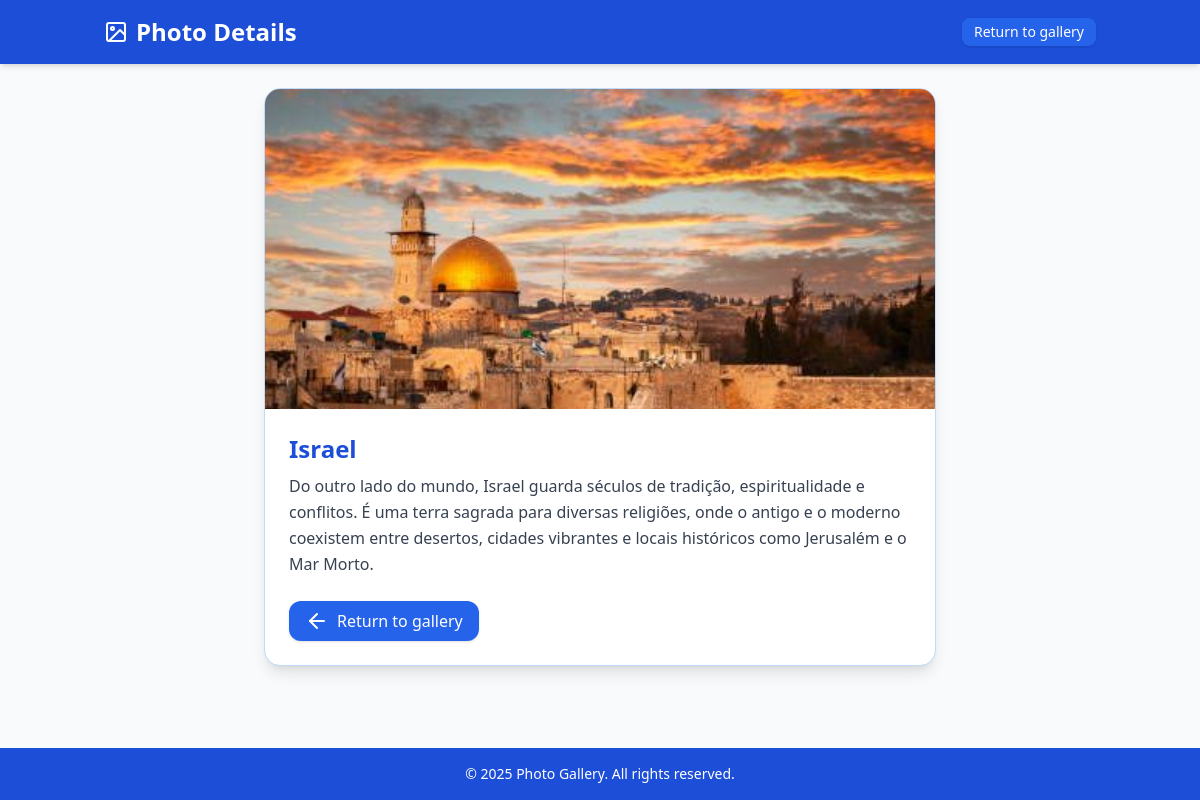
/galeria/3/, run on the app's committed database.
### galeria/models.py (models this page shows, shortened)
class Photo(models.Model):
    title = models.CharField(max_length=200)
    description = models.TextField()
    image = models.ImageField(upload_to='photos/', blank=True, null=True)
    class Meta():
        verbose_name_plural = "Fotos"

### galeria/views.py (the view)
# urls.py: path('<int:pk>/', views.photo_detail, name='photo_detail'),
def photo_detail(request, pk):
    photo = get_object_or_404(Photo, pk=pk)
    return render(request, 'galeria/photo_detail.html', {'photo': photo})

### galeria/templates/galeria/photo_detail.html (shortened to what this page needs)
<!DOCTYPE html>
<html lang="pt-BR">
<head>
  <script src="https://cdn.tailwindcss.com"></script>
</head>
<body class="bg-gray-50 flex flex-col min-h-screen">
  <header class="bg-blue-700 text-white shadow-md">
    <div class="container mx-auto flex items-center justify-between p-4">
      <h1 class="text-2xl font-bold flex items-center gap-2">
        <i data-feather="image"></i> Photo Details
      </h1>
      <a href="{% url 'home' %}" class="text-sm bg-blue-600 hover:bg-blue-500 px-3 py-1 rounded-lg shadow">
        Return to gallery
      </a>
    </div>
  </header>
  <main class="container mx-auto flex-1 p-6">
    <div class="bg-white shadow-lg rounded-2xl overflow-hidden border border-blue-200 max-w-2xl mx-auto">
      {% if photo.image %}
        <img src="{{ photo.image.url }}" alt="{{ photo.title }}" class="w-full h-80 object-cover">
      {% else %}
        <img src="https://via.placeholder.com/600x400" alt="Sem imagem" class="w-full h-80 object-cover">
      {% endif %}
      <div class="p-6">
        <h2 class="text-2xl font-bold text-blue-700 mb-2">{{ photo.title }}</h2>
        <p class="text-gray-700 leading-relaxed">{{ photo.description }}</p>
        <a href="{% url 'home' %}" class="mt-6 inline-flex items-center px-4 py-2 bg-blue-600 text-white rounded-xl shadow hover:bg-blue-700 transition">
          <i data-feather="arrow-left" class="mr-2"></i> Return to gallery
        </a>
      </div>
    </div>
  </main>
  <footer class="bg-blue-700 text-white p-4 mt-6">
    <div class="container mx-auto text-center text-sm">
      <p>&copy; 2025 Photo Gallery. All rights reserved.</p>
    </div>
  </footer>
</body>
</html>

### data on the page
Photo: image (picture), title "Israel", description "Do outro lado do mundo, Israel guarda séculos de tradição, espiritualidade e conflitos. É uma terra sagrada para diversas religiões, onde o antigo e o moderno coexistem entre desertos, cidades vibrantes e locais históricos como Jerusalém e o Mar Morto."
